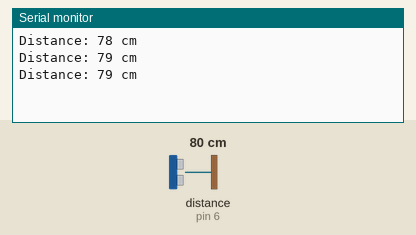
This sketch was run on a simulated Arduino Uno, built with avr-gcc and run on an emulated ATmega328P. On the bench: the last lines printed to the serial monitor. Wiring (inferred from the names in the program): ultrasonic range finder: trigger pin 7; echo pin 6. The inputs (shaded band) are chosen by the test bench; at power-on: distance to the obstacle (sensor on pin 6) 80 cm. The echo pulse lasts 58.3 µs per cm.

Above: at 1.3 s.
1.4 s: distance to the obstacle (sensor on pin 6) set to 2 cm
At 1.9 s:
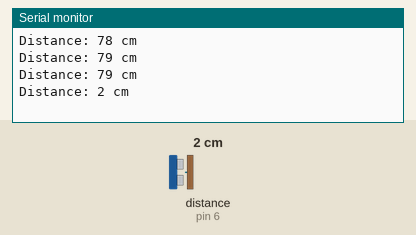
2.9 s: distance to the obstacle (sensor on pin 6) set to 4 cm
At 3.4 s:
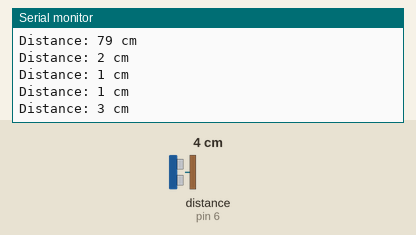
Timing chart, 0 to 5.9 s (numbered marks = the images above; inputs shaded):
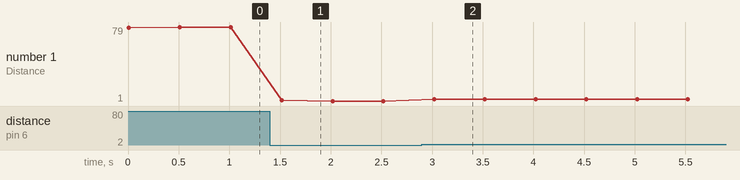

Measured:
- after the input at 1.4 s, the serial monitor: prints a new line after 0.12 s (image 1)
- after the input at 2.9 s, the serial monitor: prints a new line after 0.12 s (image 2)
- plotted number 1: 79 → 1 after the input at 1.4 s, 1 → 3 after the input at 2.9 s

The sketch:

project5_ultrasonic_sensor.ino
```cpp
const int trigPin = 7;
const int echoPin = 6;

long duration;
int distance;

void setup() {
  pinMode(trigPin, OUTPUT);
  pinMode(echoPin, INPUT);
  Serial.begin(9600);
}

void loop() {
  // Clear trigPin
  digitalWrite(trigPin, LOW);
  delayMicroseconds(2);

  // Sets trigPin on HIGH state for 10 micro seconds
  digitalWrite(trigPin, HIGH);
  delayMicroseconds(10);
  digitalWrite(trigPin, LOW);

  // Reaches echoPin, returns soundwave travel in microseconds
  duration = pulseIn(echoPin, HIGH);

  distance = duration * 0.034 / 2;

  Serial.print("Distance: ");
  Serial.print(distance);
  Serial.println(" cm");
  delay(500);
}
```
